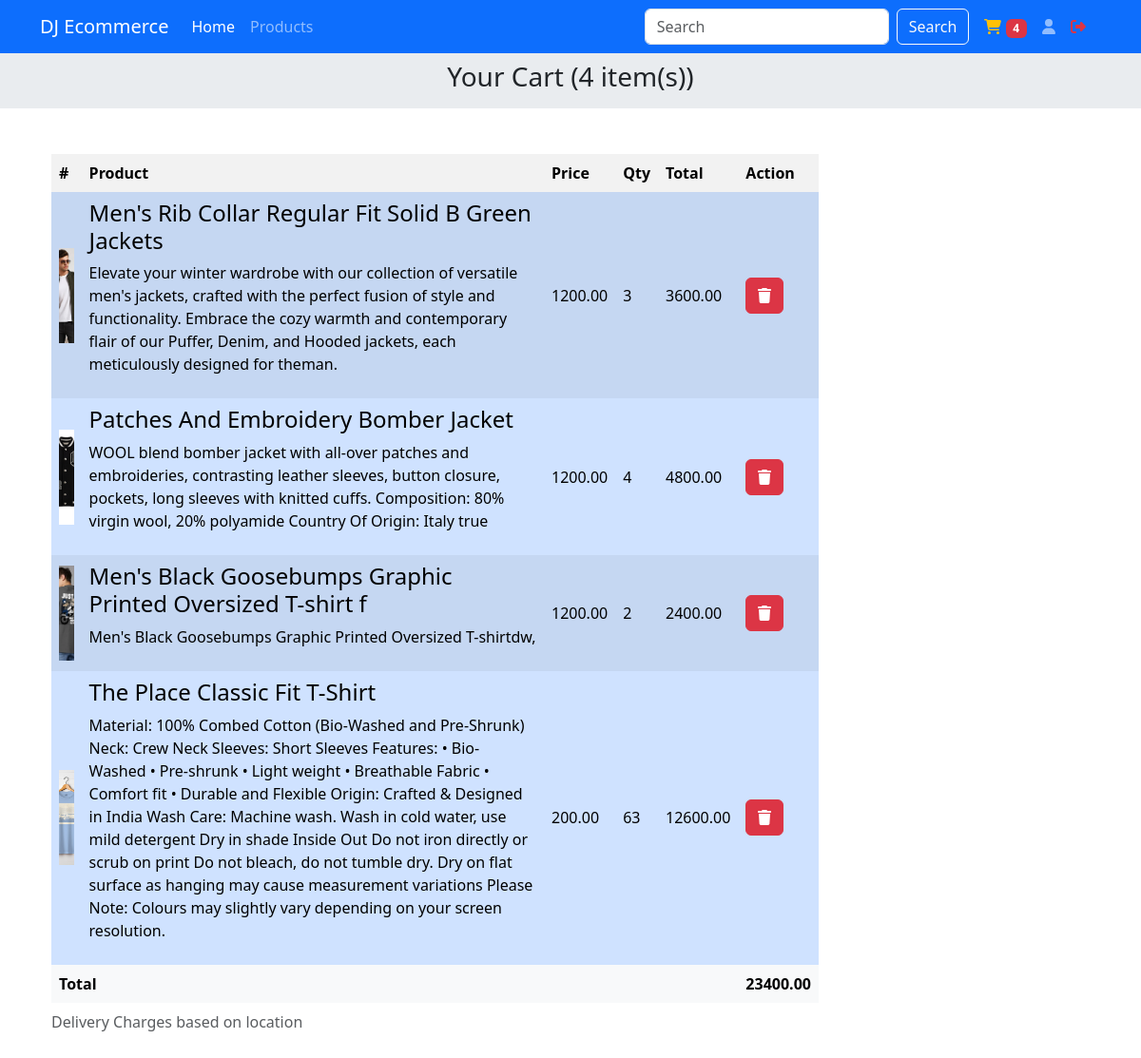
The page /cart/show (signed in) on the database as committed earlier.
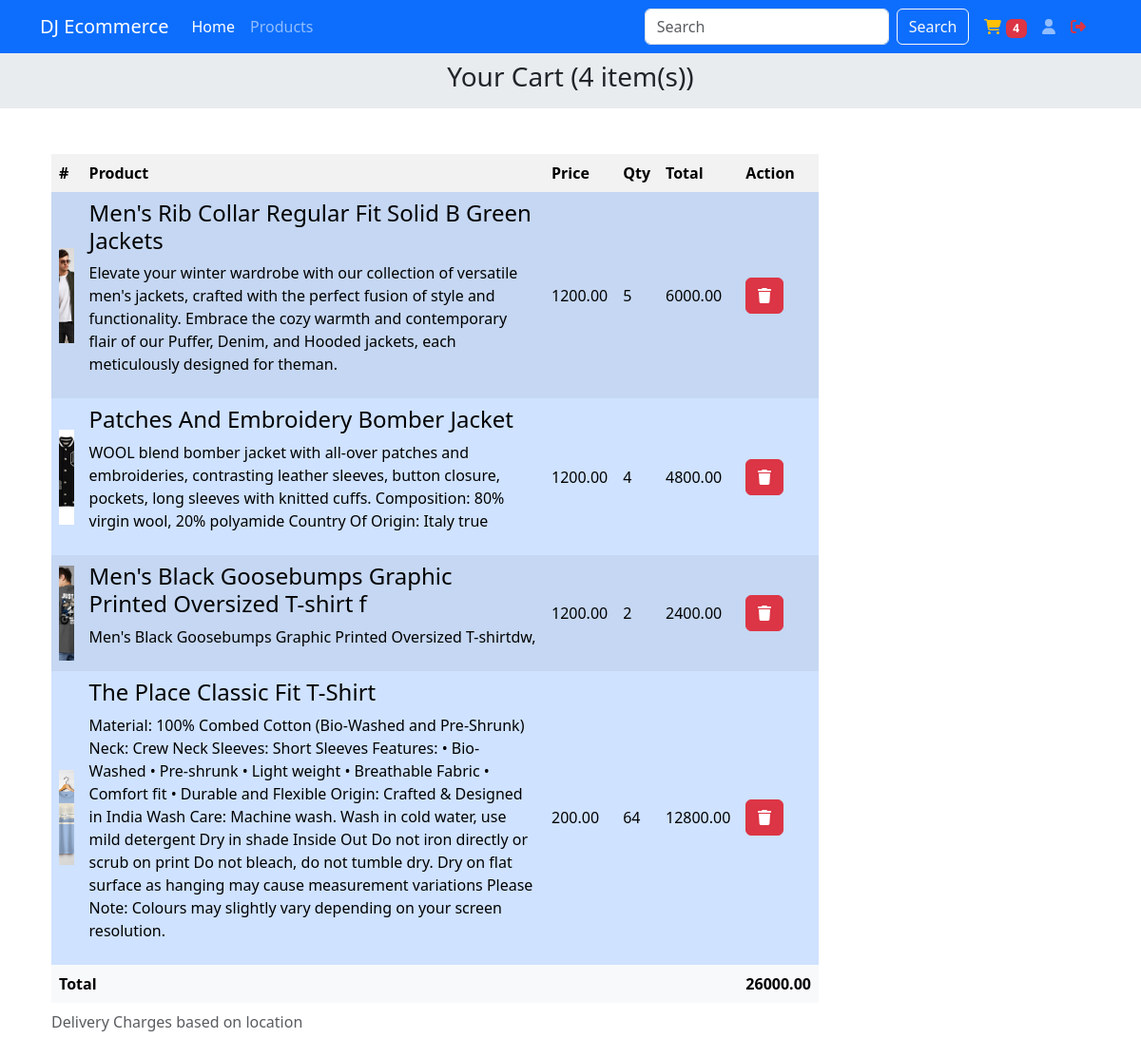
The same page on the database as committed later.
### cart/models.py (models this page shows)
class CartItem(models.Model):
    cart = models.ForeignKey(Cart, on_delete=models.CASCADE)
    product= models.ForeignKey(Product, on_delete=models.CASCADE)
    quantity = models.PositiveBigIntegerField(default = 1)
    def total_price(self):
        return self.product.price * self.quantity

### products/models.py (models this page shows)
class Product(models.Model):
    title = models.CharField(max_length = 244)
    brand = models.CharField(max_length = 255, default="N/A")
    category = models.ForeignKey(Category, on_delete = models.DO_NOTHING)
    price = models.DecimalField(max_digits=10, decimal_places=2)
    seller = models.ForeignKey(User, on_delete=models.CASCADE)
    description = models.TextField()
    image= models.ImageField(upload_to='product/')
    slug = models.SlugField(max_length= 255, unique= True)
    created_at = models.DateTimeField(auto_now_add = True)
    updated_at = models.DateTimeField(auto_now = True)

### cart/views.py (the view)
# urls.py: path('show', views.show_cart, name='show_cart'),
@login_required
def show_cart(request):
    cart = Cart.objects.get(user=request.user)
    cart_items = cart.cartitem_set.all()
    total_price = 0
    for item in cart_items:
        total_price += item.product.price * item.quantity
    return render(request, 'cart/show.html', {
        'cart_items': cart_items,
        'total_price': total_price,
    })

### cart/templatetags/cart_tags.py (called while the page is built)
@register.simple_tag(takes_context=True)
def cart_item_count(context):
    request = context['request']
    if 'cart' in request.session:
        return request.session['cart']
    else:
        cart = Cart.objects.filter(user=request.user).first()
        if cart:
            no_of_items = cart.cartitem_set.count()
            request.session['cart'] = no_of_items
            return no_of_items
        return 0

### templates/cart/show.html (shortened to what this page needs)
{% extends 'layout/base.html' %}
{% load static %}
{% load crispy_forms_tags %}
{% block content %}
<div class="container-fluid bg-body-secondary p-2 text-center">
    <h3>
        Your Cart ({{request.session.cart}} item(s))
    </h3>
</div>
<div class="container py-5">
    <div class="row">
        <div class="col-md-9 mx-auto">
            <div class="container">
                <div class="row">
                    <div class="table-responsive">
                        <table class="table table-striped table-hover table-borderless align-middle">
                            <thead class="table-light">
                                <caption>
                                    Delivery Charges based on location
                                </caption>
                                <tr>
                                    <th>#</th>
                                    <th>Product</th>
                                    <th>Price</th>
                                    <th>Qty</th>
                                    <th>Total</th>
                                    <th>Action</th>
                                </tr>
                            </thead>
                            <tbody class="table-group-divider">
                                {% for item in cart_items %}
                                <tr class="table-primary">
                                    <td scope="row">
                                        <img src="{{item.product.image.url}}" alt="product" class="img-fluid"
                                            style="height: 100px; object-fit: cover;">
                                    </td>
                                    <td>
                                        <h4>{{item.product.title}}</h4>
                                        <p>{{item.product.description}}</p>
                                    </td>
                                    <td>
                                        <div class="d-flex justify-content-between">
                                            {{item.product.price}}
                                        </div>
                                    </td>
                                    <td>
                                        <div class="d-flex justify-content-between">
                                            {{item.quantity}}
                                        </div>
                                    </td>
                                    <td>
                                        <div class="d-flex justify-content-between">
                                            {{item.total_price}}
                                        </div>
                                    </td>
                                    <td>
                                        <a class="btn btn-danger" href="{% url 'remove_product' item.product.slug %}">
                                            <i class="fas fa-trash"></i>
                                        </a>
                                    </td>
                                </tr>
                                {% empty %}
                                <tr class="table-primary">
                                    <td scope="row">No item in cart</td>
                                    <td></td>
                                    <td></td>
                                </tr>
                                {% endfor %}
                            </tbody>
                            <tfoot>
                                <tr class="table-light fw-bolder">
                                    <td colspan="5">Total</td>
                                    <td >{{total_price}}</td>
                                </tr>
                            </tfoot>
                        </table>
                    </div>
                </div>
            </div>
        </div>
        <div class="col-md-3">
        </div>
    </div>
</div>
{% endblock content %}

Rows that differ between the two databases and show on the page:
changed CartItem "Men's Rib Collar Regular Fit Solid B Green Jackets": quantity "3" → "5"; total_price "3600.00" → "6000.00"
changed CartItem "The Place Classic Fit T-Shirt": quantity "63" → "64"; total_price "12600.00" → "12800.00"
Other text that changed with them:
{{ total_price }}: "23400.00" → "26000.00"
